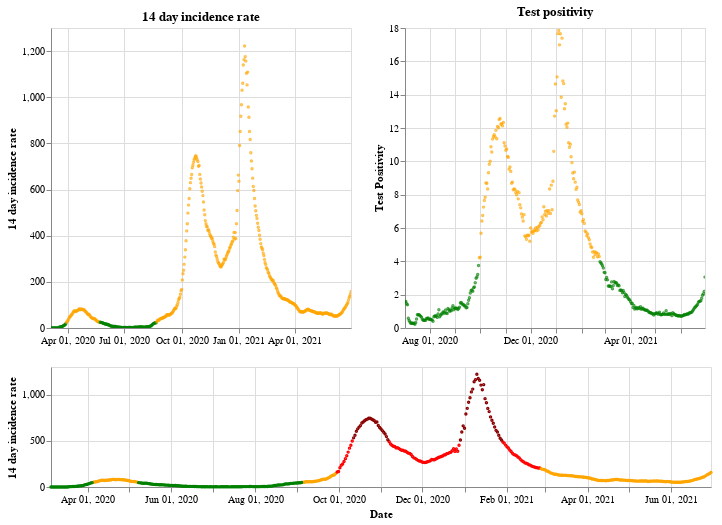

Source (notebook cell):
### Markdown cell above
## Northern Ireland

### Code cell
plot_traffic_light('Northern Ireland')

### Figure 1 — Vega-Lite specification as saved in the notebook (floating-point values rounded to 4 significant figures; data arrays with more than 128 entries replaced by an {"elided": "..."} marker saying what was removed)
{"config": {"view": {"continuousWidth": 400, "continuousHeight": 300}}, "vconcat": [{"hconcat": [{"mark": {"type": "point", "size": 2}, "encoding": {"color": {"condition": {"value": "green", "test": "(datum.twoWeeklyCasesRate <= 25)"}, "value": "orange"}, "tooltip": [{"type": "nominal", "field": "areaName"}, {"type": "temporal", "field": "date"}, {"type": "quantitative", "field": "twoWeeklyCasesRate"}, {"type": "quantitative", "field": "testPositivity"}], "x": {"type": "temporal", "axis": {"title": ""}, "field": "date", "scale": {"domain": {"selection": "DateBrush"}}, "timeUnit": "yearmonthdate"}, "y": {"type": "quantitative", "axis": {"title": "14 day incidence rate"}, "field": "twoWeeklyCasesRate"}}, "title": "14 day incidence rate", "width": 300}, {"mark": {"type": "point", "size": 2}, "encoding": {"color": {"condition": {"value": "green", "test": "(datum.testPositivity <= 4)"}, "value": "orange"}, "tooltip": [{"type": "nominal", "field": "areaName"}, {"type": "temporal", "field": "date"}, {"type": "quantitative", "field": "twoWeeklyCasesRate"}, {"type": "quantitative", "field": "testPositivity"}], "x": {"type": "temporal", "axis": {"title": ""}, "field": "date", "scale": {"domain": {"selection": "DateBrush"}}, "timeUnit": "yearmonthdate"}, "y": {"type": "quantitative", "axis": {"title": "Test Positivity"}, "field": "testPositivity"}}, "title": "Test positivity", "width": 300}]}, {"layer": [{"mark": {"type": "point", "size": 2}, "encoding": {"color": {"condition": {"value": "orange", "test": "(((datum.testPositivity < 4) && (datum.twoWeeklyCasesRate >= 50)) && (datum.twoWeeklyCasesRate < 200))"}, "value": "red"}, "opacity": {"condition": {"value": 1, "test": "((datum.twoWeeklyCasesRate >= 50) && (datum.twoWeeklyCasesRate < 500))"}, "value": 0}, "tooltip": [{"type": "nominal", "field": "areaName"}, {"type": "temporal", "field": "date"}, {"type": "quantitative", "field": "twoWeeklyCasesRate"}, {"type": "quantitative", "field": "testPositivity"}], "x": {"type": "temporal", "axis": {"title": "Date"}, "field": "date", "timeUnit": "yearmonthdate"}, "y": {"type": "quantitative", "axis": {"title": "14 day incidence rate"}, "field": "twoWeeklyCasesRate"}}, "selection": {"DateBrush": {"type": "interval", "encodings": ["x"], "fields": ["Time"]}}}, {"mark": {"type": "point", "size": 2}, "encoding": {"color": {"value": "darkred"}, "opacity": {"condition": {"value": 1, "test": "(datum.twoWeeklyCasesRate >= 500)"}, "value": 0}, "tooltip": [{"type": "nominal", "field": "areaName"}, {"type": "temporal", "field": "date"}, {"type": "quantitative", "field": "twoWeeklyCasesRate"}, {"type": "quantitative", "field": "testPositivity"}], "x": {"type": "temporal", "axis": {"title": "Date"}, "field": "date", "timeUnit": "yearmonthdate"}, "y": {"type": "quantitative", "axis": {"title": "14 day incidence rate"}, "field": "twoWeeklyCasesRate"}}}, {"mark": {"type": "point", "size": 2}, "encoding": {"color": {"condition": {"value": "green", "test": "((datum.testPositivity < 4) && (datum.twoWeeklyCasesRate < 50))"}, "value": "orange"}, "opacity": {"condition": {"value": 1, "test": "(datum.twoWeeklyCasesRate < 50)"}, "value": 0}, "tooltip": [{"type": "nominal", "field": "areaName"}, {"type": "temporal", "field": "date"}, {"type": "quantitative", "field": "twoWeeklyCasesRate"}, {"type": "quantitative", "field": "testPositivity"}], "x": {"type": "temporal", "axis": {"title": "Date"}, "field": "date", "timeUnit": "yearmonthdate"}, "y": {"type": "quantitative", "axis": {"title": "14 day incidence rate"}, "field": "twoWeeklyCasesRate"}}}], "height": 120, "width": 660}], "data": {"name": "data-09e5b7259102af10349364a9999de569"}, "$schema": "https://vega.github.io/schema/vega-lite/v4.8.1.json", "datasets": {"data-09e5b7259102af10349364a9999de569": {"elided": "483 records"}}}
